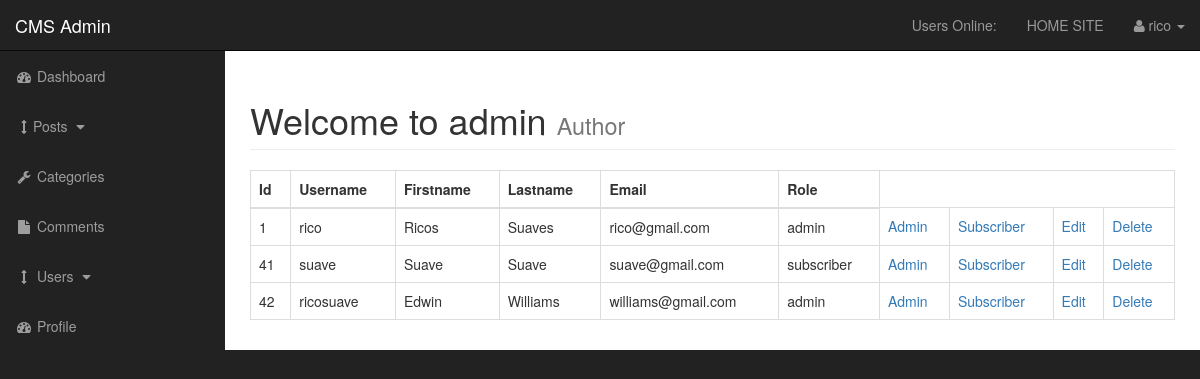
The page /admin/users.php (signed in) on the database its author committed.
### tables this page shows
CREATE TABLE IF NOT EXISTS `users` (
  `user_id` int(3) NOT NULL,
  `username` varchar(255) NOT NULL,
  `user_password` varchar(255) NOT NULL,
  `user_firstname` varchar(255) NOT NULL,
  `user_lastname` varchar(255) NOT NULL,
  `user_email` varchar(255) NOT NULL,
  `user_image` text NOT NULL,
  `user_role` varchar(255) NOT NULL,
  `randSalt` varchar(255) NOT NULL DEFAULT '$2y$10$iusesomecrazystrings22'
);

### admin/includes/view_all_users.php (the view, shortened to what this page needs)
         <table class="table table-bordered table-hover">
              <thead>
                  <tr>
                      <th>Id</th>
                      <th>Username</th>
                      <th>Firstname</th>
                      <th>Lastname</th>
                      <th>Email</th>
                      <th>Role</th>
                  </tr>
              </thead>
                    <tbody>
<?php
  $query = "SELECT * FROM users";
  $select_users = mysqli_query($connection,$query);
  while($row = mysqli_fetch_assoc($select_users)) {
      $user_id             = $row['user_id'];
      $username            = $row['username'];
      $user_firstname      = $row['user_firstname'];
      $user_lastname       = $row['user_lastname'];
      $user_email          = $row['user_email'];
      $user_role           = $row['user_role'];
      echo "<tr>";
      echo "<td>$user_id </td>";
      echo "<td>$username</td>";
      echo "<td>$user_firstname</td>";
      echo "<td>$user_lastname</td>";
      echo "<td>$user_email</td>";
      echo "<td>$user_role</td>";
      echo "<td><a href='users.php?change_to_admin={$user_id}'>Admin</a></td>";
      echo "<td><a href='users.php?change_to_sub={$user_id}'>Subscriber</a></td>";
      echo "<td><a href='users.php?source=edit_user&edit_user={$user_id}'>Edit</a></td>";
      echo "<td><a href='users.php?delete={$user_id}'>Delete</a></td>";
      echo "</tr>";
  }
    ?>
          </tbody>
          </table>

### admin/css/sb-admin.css (style rules this page uses)
body { margin-top: 100px; background-color: #222; }
@media (min-width:768px) { body { margin-top: 50px; } }

### rows shown on the page
users: user_id "1", username "rico", user_firstname "Ricos", user_lastname "Suaves", user_email "rico@gmail.com", user_role "admin"
users: user_id "41", username "suave", user_firstname "Suave", user_lastname "Suave", user_email "suave@gmail.com", user_role "subscriber"
users: user_id "42", username "ricosuave", user_firstname "Edwin", user_lastname "Williams", user_email "williams@gmail.com", user_role "admin"

### other values the page prints
$_SESSION['username'] "rico"
